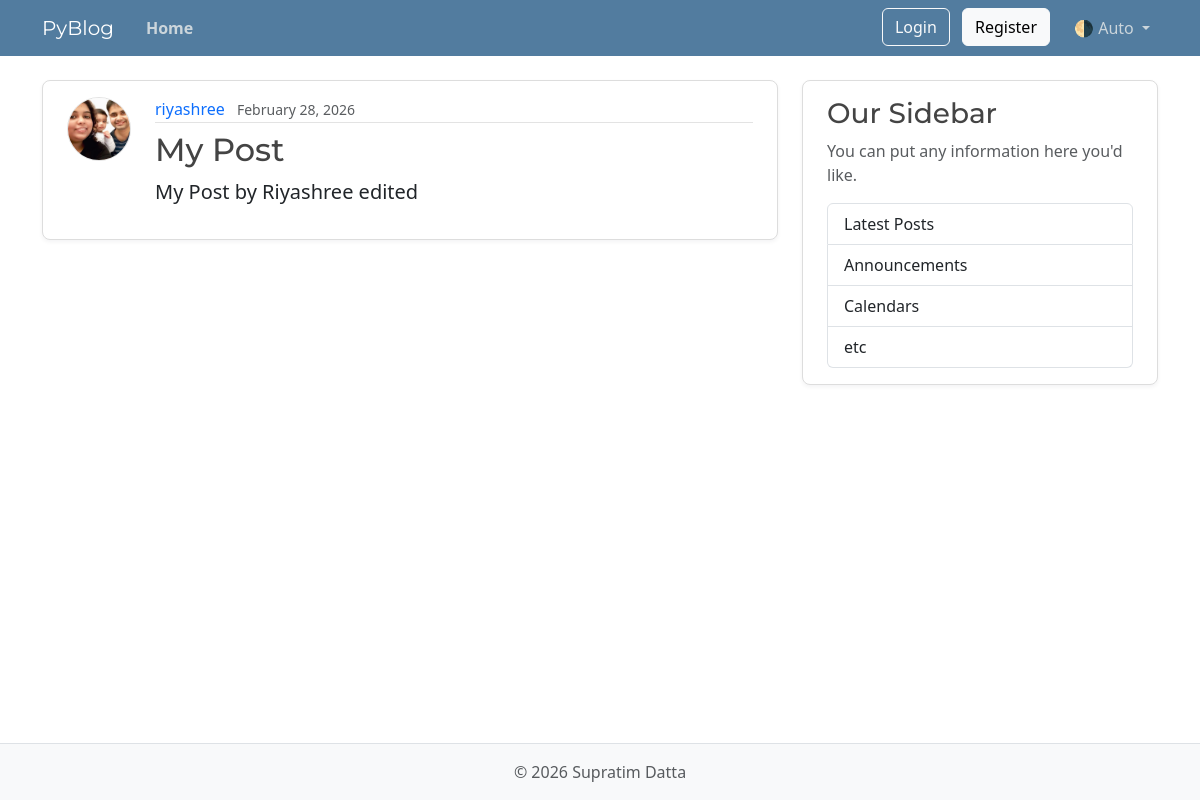
The page /posts/2 on the database its author committed.
### models.py (models this page shows, shortened)
class User(Base):
    __tablename__ = "users"
    id: Mapped[int] = mapped_column(Integer, primary_key=True, index=True)
    username: Mapped[str] = mapped_column(String(50), unique=True, nullable=False)
    email: Mapped[str] = mapped_column(String(120), unique=True, nullable=False)
    password_hash: Mapped[str] = mapped_column(String(200), nullable=False)
    image_file: Mapped[str | None] = mapped_column(
        String(200),
        nullable=True,
        default=None,
    )
    posts: Mapped[list[Post]] = relationship(
        back_populates="author",
        cascade="all, delete-orphan",
    )

class Post(Base):
    __tablename__ = "posts"
    id: Mapped[int] = mapped_column(Integer, primary_key=True, index=True)
    title: Mapped[str] = mapped_column(String(100), nullable=False)
    content: Mapped[str] = mapped_column(Text, nullable=False)
    user_id: Mapped[int] = mapped_column(
        ForeignKey("users.id"),
        nullable=False,
        index=True,
    )
    date_posted: Mapped[datetime] = mapped_column(
        DateTime(timezone=True),
        default=lambda: datetime.now(UTC),
    )
    author: Mapped[User] = relationship(back_populates="posts")

### main.py (the view)
@app.get("/posts/{post_id}", include_in_schema=False)
async def post_page(
    request: Request,
    post_id: int,
    db: Annotated[AsyncSession, Depends(get_db)],
):
    result = await db.execute(
        select(models.Post)
        .options(selectinload(models.Post.author))
        .where(models.Post.id == post_id),
    )
    post = result.scalars().first()
    if post:
        title = post.title[:50]
        return templates.TemplateResponse(
            request,
            "post.html",
            {"post": post, "title": title},
        )
    raise HTTPException(status_code=status.HTTP_404_NOT_FOUND, detail="Post not found")

### templates/post.html (shortened to what this page needs)
{% extends "layout.html" %}
{% block content %}
    <article class="content-section py-3 px-4 mb-4">
        <div class="d-flex align-items-start gap-4">
            <img class="rounded-circle article-img flex-shrink-0"
                 src="{{ post.author.image_path }}"
                 alt="{{ post.author.username }}'s profile picture"
                 width="64"
                 height="64"
                 loading="lazy">
            <div class="flex-grow-1">
                <div class="article-metadata mb-2">
                    <a class="me-2"
                       href="{{ url_for("user_posts", user_id=post.author.id) }}">{{ post.author.username }}</a>
                    <small class="text-body-secondary">{{ post.date_posted.strftime("%B %d, %Y") }}</small>
                </div>
                <h2 class="article-title">{{ post.title }}</h2>
                <p class="article-content">{{ post.content }}</p>
            </div>
        </div>
    </article>
{% endblock content %}

### static/css/main.css (style rules this page uses)
:root { --font-heading: "Montserrat", system-ui, -apple-system, BlinkMacSystemFont, sans-serif; --font-body: "Nunito", system-ui, -apple-system, BlinkMacSystemFont, sans-serif; --color-bg-body: #fafafa; --color-bg-content: #ffffff; --color-text-primary: #333333; --color-text-heading: #444444; --color-steel: #527c9f; --color-nav-link: #cbd5db; --color-nav-link-hover: #ffffff; --color-link-hover: #428bca; --color-border: #dddddd; --color-border-light: #e3e3e3; --spacing-xl: 5rem; --article-img-size: 4rem; --account-img-size: 7.813rem; }
h1, h2, h3, h4, h5, h6 { font-family: var(--font-heading); color: var(--color-text-heading); }
a { text-decoration: none; }
.content-section { background: var(--color-bg-content); border: 1px solid var(--color-border); border-radius: 0.5rem; box-shadow: 0 2px 4px rgba(15, 23, 42, 0.05); transition: box-shadow 0.15s ease, transform 0.15s ease, border-color 0.15s ease; }
.article-title { color: var(--color-text-heading); transition: color 0.2s ease-in-out; }
.article-content { white-space: pre-line; font-size: 1.25rem; }
.article-img { height: var(--article-img-size); width: var(--article-img-size); flex-shrink: 0; object-fit: cover; border: 1px solid var(--color-border-light); box-shadow: 0 0 0 2px var(--color-bg-content); }
.article-metadata { padding-bottom: 0.063rem; border-bottom: 1px solid var(--color-border-light); }
.article-metadata a { transition: color 0.2s ease-in-out; }

### rows shown on the page
User: author.image_path (picture), author.username "riyashree"
Post: date_posted "February 28, 2026", title "My Post", content "My Post by Riyashree edited"
